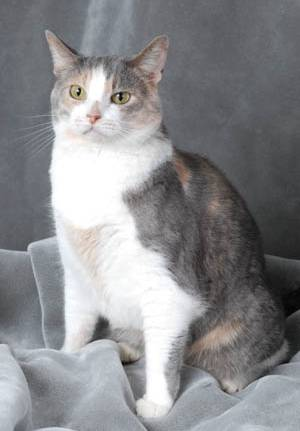
#> input picture data/cat.jpg, 300 x 431 px, found by its file name
$ python edge_detection.py
#> lines starting #> are read from the running program, lines starting #| are printed output that depends on the picture; after the words box and inside, x2 and y2 are one past the last pixel; in counts of white or black regions, pixels touching at a corner belong together
import os
import cv2
import numpy as np

img = cv2.imread(os.path.join('.','data','cat.jpg'))
#> img is the input picture: shape (431, 300, 3); mean B, G, R 140.4, 137.7, 137.3

img_edge = cv2.Canny(img, 140, 200)
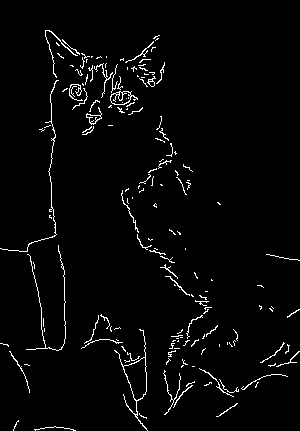
#> img_edge: shape (431, 300); 2.8% white in thin lines or dots

img_edge_d = cv2.dilate(img_edge, np.ones((3, 3), dtype=np.int8))
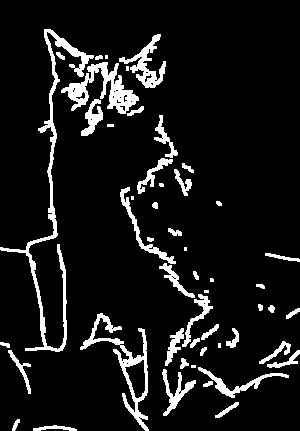
#> img_edge_d: shape (431, 300); 9.1% white; 51 white regions (9 under 20 px), largest, box (x1, y1, x2, y2) and area: (0, 29, 94, 352) 2418, (61, 62, 139, 114) 1468, (80, 313, 149, 431) 1395

img_edge_e = cv2.erode(img_edge_d, np.ones((3, 3), dtype=np.int8))
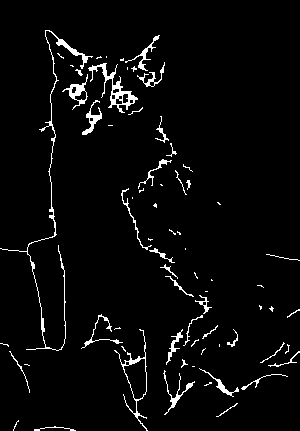
#> img_edge_e: shape (431, 300); 3.6% white in thin lines or dots

cv2.imshow('img', img)
cv2.imshow('img_edge', img_edge)
cv2.imshow('img_edge_d', img_edge_d)
cv2.imshow('img_edge_e', img_edge_e)
cv2.waitKey(0)

$ run again, with data/bear.jpg copied over data/cat.jpg
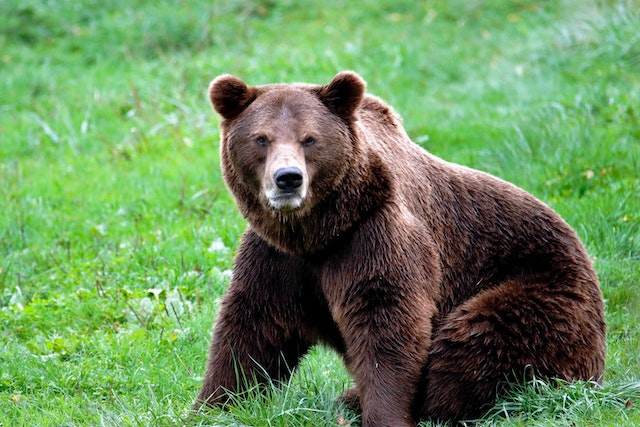
#> input picture data/bear.jpg, 640 x 427 px, found by its file name
#> img is the input picture: shape (427, 640, 3); mean B, G, R 91.8, 141.6, 106.1
#> `img_edge = cv2.Canny(img, 140, 200)`:
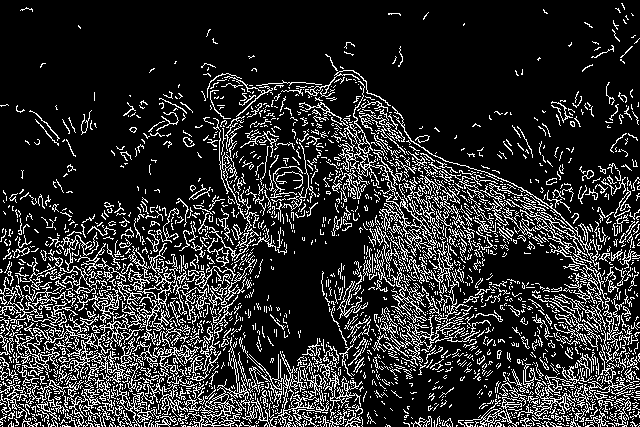
#> img_edge: shape (427, 640); 17.2% white in thin lines or dots
#> img_edge_d: shape (427, 640); 51.1% white; 1489 black regions (1356 under 20 px), largest, box (x1, y1, x2, y2) and area: (0, 0, 640, 253) 93509, (227, 159, 385, 378) 11965, (352, 296, 580, 427) 7614
#> `img_edge_e = cv2.erode(img_edge_d, np.ones((3, 3), dtype=np.int8))`:
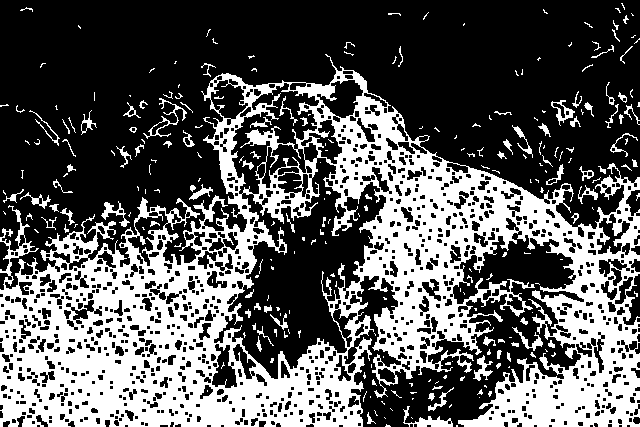
#> img_edge_e: shape (427, 640); 35.5% white; 262 white regions (172 under 20 px), largest, box (x1, y1, x2, y2) and area: (0, 54, 640, 427) 90100, (403, 406, 453, 427) 334, (143, 98, 187, 139) 262

$ run again, with data/bird.jpg copied over data/cat.jpg
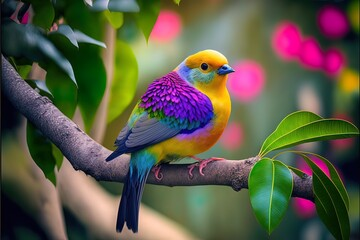
#> input picture data/bird.jpg, 360 x 240 px, found by its file name
#> img is the input picture: shape (240, 360, 3); mean B, G, R 71.5, 89, 92.3
#> `img_edge = cv2.Canny(img, 140, 200)`:
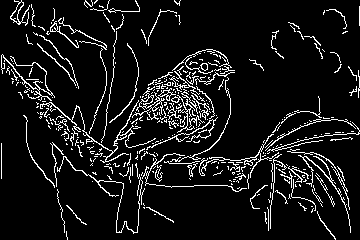
#> img_edge: shape (240, 360); 9% white in thin lines or dots
#> img_edge_d: shape (240, 360); 28% white; 16 white regions, largest, box (x1, y1, x2, y2) and area: (0, 0, 360, 240) 22137, (140, 8, 182, 47) 316, (287, 21, 326, 60) 315
#> `img_edge_e = cv2.erode(img_edge_d, np.ones((3, 3), dtype=np.int8))`:
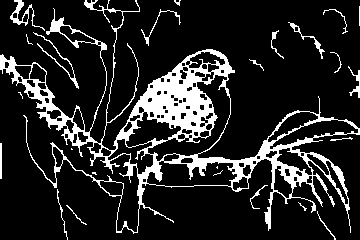
#> img_edge_e: shape (240, 360); 15% white; 25 white regions (7 under 20 px), largest, box (x1, y1, x2, y2) and area: (0, 0, 360, 234) 11555, (10, 0, 45, 31) 241, (33, 32, 79, 89) 191
